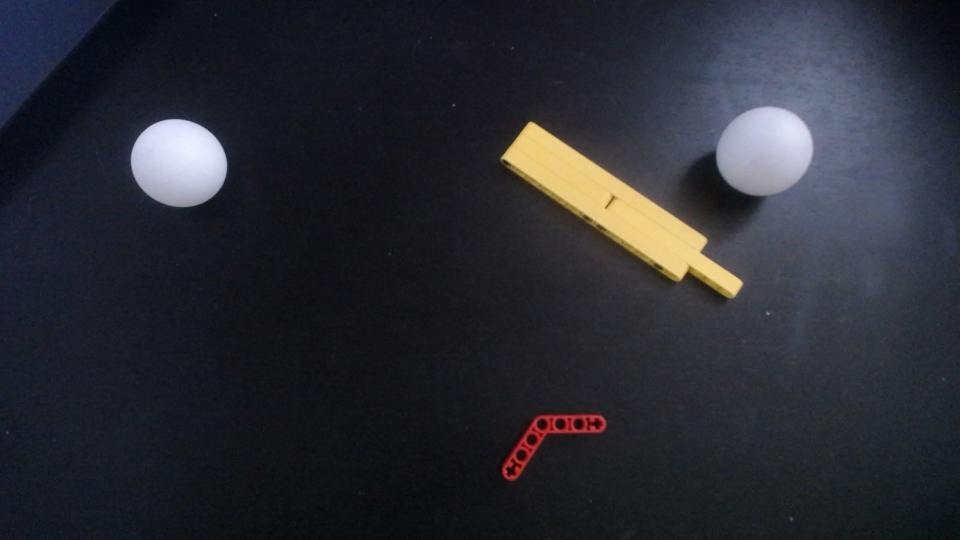
#> input picture resources/balls.jpg, 1920 x 1080 px (shown at 1/2 size)
$ python -i totalConfig.py   (imports and definitions only)
#> lines starting #> are read from the running program, lines starting #| are printed output that depends on the picture
### core/configuration/configLoader.py
import collections.abc
import json


def loadConfig(file):
    file = open(file + ".json", "r")
    data = json.load(file)

    formatted = {}
    for key, value in data.items():
        formatted[key] = tuple(value)
    return formatted


def loadConfigStandard(file):
    file = open(file + ".json", "r")
    return json.load(file)


current_config = loadConfig("/Users/ChristianKjeldgaardJensen/PycharmProjects/LegoRobot/core/configuration/robotCamConfiglatroom")

robot_cam_config = loadConfigStandard(
    "/Users/ChristianKjeldgaardJensen/PycharmProjects/LegoRobot/core/configuration/robotCamConfig")

print(current_config)


# [6 lines left out: function saveConfig, not called in this run]

### core/configuration/totalConfig.py
import cv2
import numpy as np
from configLoader import saveConfig, current_config
from util.imageFilesReader import getNewestPhoneImage


# [3 lines not run here, left out]


def nothing(x):
    pass


# [10 lines left out: function createBarsForColorFrame, not called in this run]


def createBarsForPointFrame(windowName, pointCount):
#> called with windowName = 'goal', pointCount = 3
    cv2.namedWindow(windowName)
    for n in range(1, pointCount + 1):
        point = current_config[windowName +" "+ str(n)]
        cv2.createTrackbar("x" + str(n), windowName, point[0], 1280, nothing)
        cv2.createTrackbar("y" + str(n), windowName, point[1], 720, nothing)
#> further down, picture is the input picture: shape (1080, 1920, 3); mean B, G, R 50, 42.9, 41.9

# [18 lines left out: functions pointConfigActions, pointGetValuesToSave, not called in this run]

def colorConfigActions(frame, windowName):
#> called with windowName = 'blue'
    hsv = cv2.cvtColor(frame, cv2.COLOR_BGR2HSV)
#> hsv: shape (1080, 1920, 3); mean H, S, V 111.5, 69.8, 53.1

    l_h = cv2.getTrackbarPos("L - H", windowName)
    l_s = cv2.getTrackbarPos("L - S", windowName)
    l_v = cv2.getTrackbarPos("L - V", windowName)
    u_h = cv2.getTrackbarPos("U - H", windowName)
    u_s = cv2.getTrackbarPos("U - S", windowName)
    u_v = cv2.getTrackbarPos("U - V", windowName)

    lower_range = np.array([l_h, l_s, l_v])
    upper_range = np.array([u_h, u_s, u_v])

    hsv = cv2.GaussianBlur(hsv, (11, 11), 0)
#> hsv: shape (1080, 1920, 3); mean H, S, V 111.5, 69.8, 53.1
    mask = cv2.inRange(hsv, lower_range, upper_range)
#> mask: shape (1080, 1920); every value is 0

    res = cv2.bitwise_and(frame, frame, mask=mask)
#> res: shape (1080, 1920, 3); every value is 0

    mask_3 = cv2.cvtColor(mask, cv2.COLOR_GRAY2BGR)

    scale = (640, 360)
    mask_3 = cv2.resize(mask_3, scale)
#> mask_3: shape (360, 640, 3); every value is 0
    res = cv2.resize(res, scale)

    stacked = np.hstack((mask_3, cv2.resize(frame, scale), res))
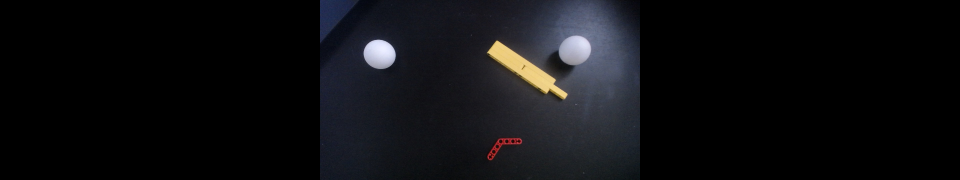
#> stacked: shape (360, 1920, 3) (shown at 1/2 size); mean B, G, R 16.7, 14.3, 14
    return stacked


# [11 lines left out: function colorGetValuesToSave, not called in this run]


def blueConfigActions(frame):
    return colorConfigActions(frame, "blue")


def blueGetValuesToBeSaved():
    return colorGetValuesToSave("blue")


def blueConfigSetup():
    createBarsForColorFrame("blue")
    return "blue", blueConfigActions, blueGetValuesToBeSaved


def yellowConfigActions(frame):
    return colorConfigActions(frame, "yellow")


def yellowGetValuesToBeSaved():
    return colorGetValuesToSave("yellow")


def yellowConfigSetup():
    createBarsForColorFrame("yellow")
    return "yellow", yellowConfigActions, yellowGetValuesToBeSaved


def greenConfigActions(frame):
    return colorConfigActions(frame, "green")


def greenGetValuesToBeSaved():
    return colorGetValuesToSave("green")


def greenConfigSetup():
    createBarsForColorFrame("green")
    return "green", greenConfigActions, greenGetValuesToBeSaved


def redConfigActions(frame):
    return colorConfigActions(frame, "red")


def redGetValuesToBeSaved():
    return colorGetValuesToSave("red")


def redConfigSetup():
    createBarsForColorFrame("red")
    return "red", redConfigActions, redGetValuesToBeSaved


def quadrantGetValuesToBeSaved():
    return pointGetValuesToSave("quadrant", 4)

def quadrantConfigActions(frame):
    return pointConfigActions(frame, "quadrant", 4)

def quadrantConfigSetup():
    createBarsForPointFrame("quadrant", 4)
    return "quadrant", quadrantConfigActions, quadrantGetValuesToBeSaved

def goalGetValuesToBeSaved():
    return pointGetValuesToSave("goal", 3)

def goalConfigActions(frame):
    return pointConfigActions(frame, "goal", 3)

def goalConfigSetup():
    createBarsForPointFrame("goal", 3)
    return "goal", goalConfigActions, goalGetValuesToBeSaved


def identity(frame):
    return frame


def identityValues(name):
    return []


windows = [goalConfigSetup, quadrantConfigSetup, blueConfigSetup, yellowConfigSetup, greenConfigSetup, redConfigSetup]
stepCount = 0
# [1 line that did not run here, left out]

fileName = ""
saveMode = False
newConfig = {}
# [34 lines not run here, left out]

>>> import cv2
>>> picture = cv2.imread('../../resources/balls.jpg')
>>> result = blueConfigActions(picture)
